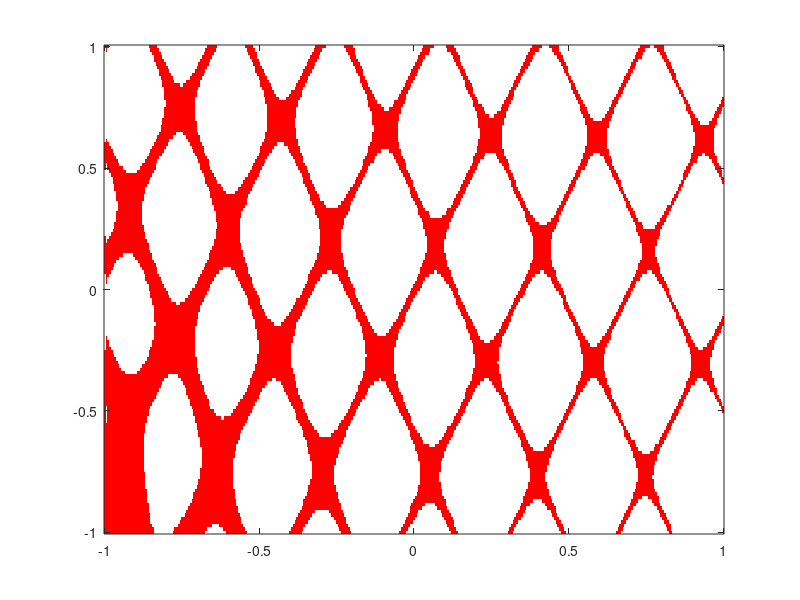

This figure's MATLAB source:
c=1.25;
phi = @(z) sqrt(z - c);

colormap([1 0 0; 1 1 1]);

M = 2*ones(141,361);

for j=1:141
    y = -0.01 + (j-1)*0.1;
    for i =1:361
        x = -0.01 + (i-1)*0.1;
        
        r = sqrt(x^2 + y^2);
        theta = atan(y/x);
        z = r*(cos(theta-x) + sin(theta-y));
        
        fixpt1 = sqrt(r*cos((theta-x)/2))+sqrt(r*sin((theta-y)/2));
        fixpt2 = -sqrt(r*cos((theta-x)/2))-sqrt(r*sin((theta-y)/2));
        zk = phi(z);
        zl = -phi(z);
        iflag1 = 0;
        iflag2 = 0;
        kcount = 0;
        
        while kcount < 100 && abs(zk) < 2 && iflag1 < 5 && iflag2 < 5
            kcount = kcount + 1;
            
            err1 = abs(zk-fixpt1);
            err3 = abs(zl-fixpt1);
                if err1 < 1.e-6 && err3 < 1.e-6
                    iflag1 = iflag1 +1; 
                else
                    iflag1 = 0;
                end
                
            err2 = abs(zk - fixpt2);
            err4 = abs(zl - fixpt2);
                if err2 < 1.e-6 && err4 < 1.e-6
                    iflag2 = iflag2 +1; 
                else
                    iflag2 = 0;
                end
        end
        
        
        if iflag1 >= 5 || iflag2 >= 5 || kcount >= 100
            M(j,i) = 1;
        end
    end
end
image([-1 1],[-1 1],M),
axis xy